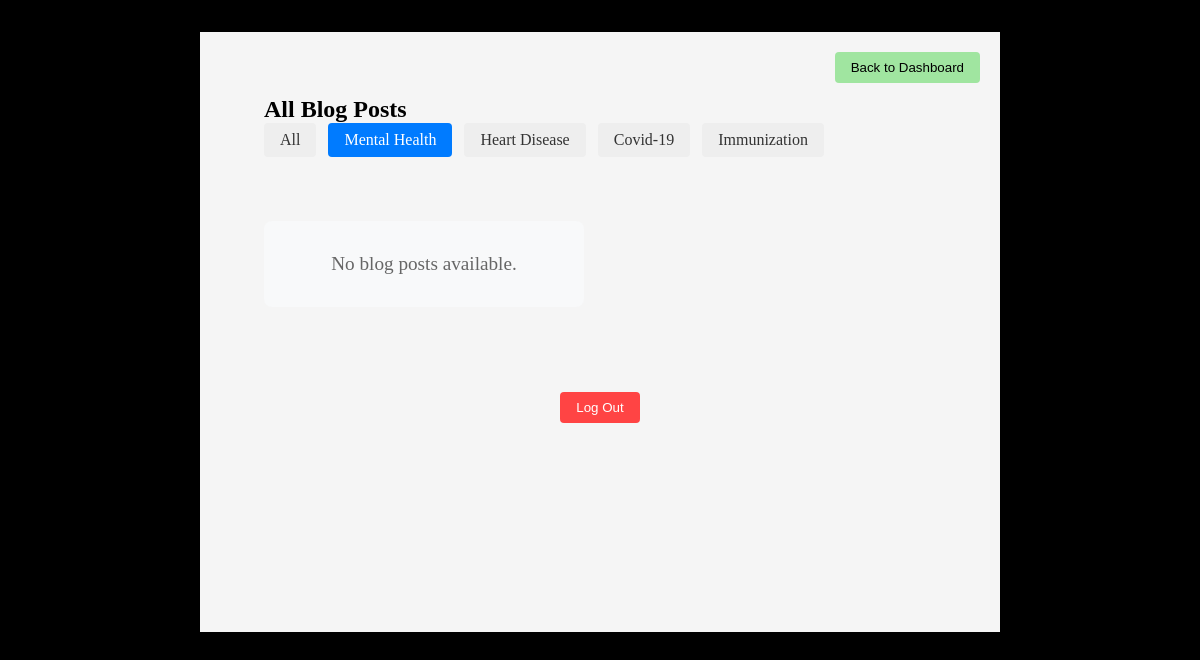
The page /all-posts/?category=mental_health (signed in) on the database as committed earlier.
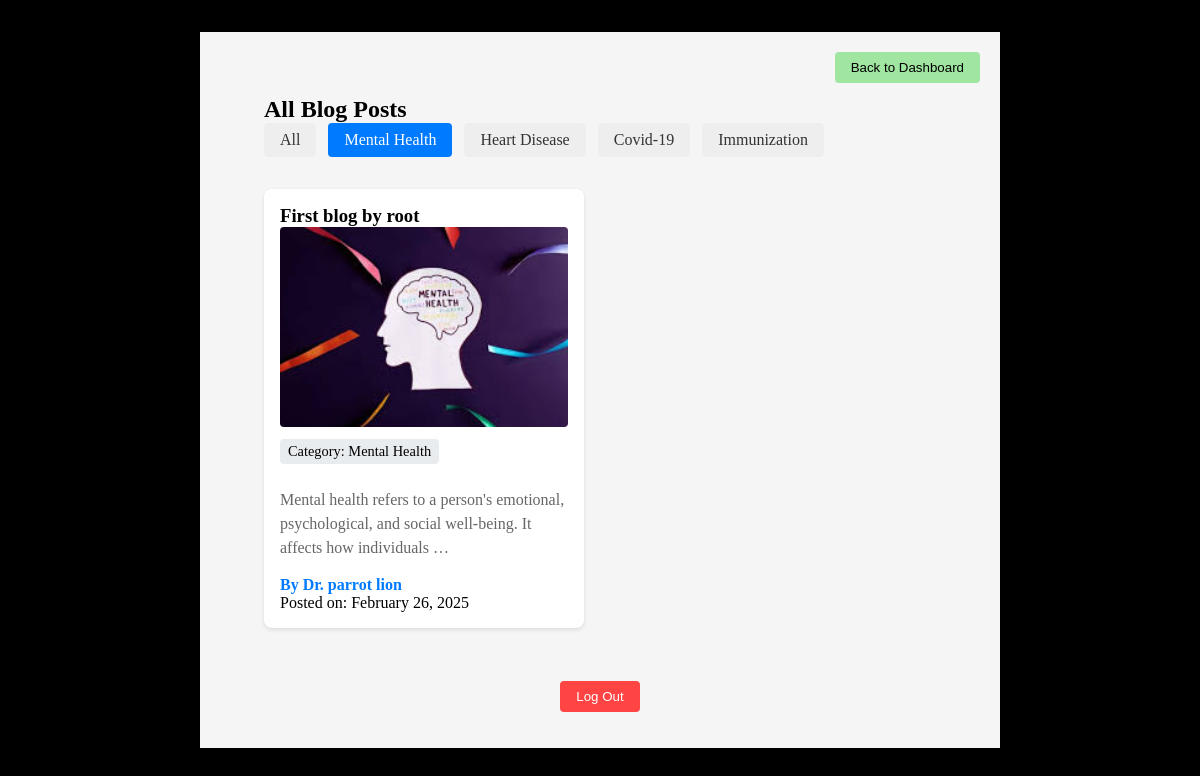
The same page on the database as committed later.
### task1/models.py (models this page shows, shortened)
class BlogPost(models.Model):
    CATEGORIES = [
        ('mental_health', 'Mental Health'),
        ('heart_disease', 'Heart Disease'),
        ('covid19', 'Covid-19'),
        ('immunization', 'Immunization'),
    ]
    doctor = models.ForeignKey(Doctor, on_delete=models.CASCADE)
    title = models.CharField(max_length=200)
    image = models.ImageField(upload_to='blog_images/')
    category = models.CharField(max_length=50, choices=CATEGORIES)
    summary = models.TextField()
    content = models.TextField()
    is_draft = models.BooleanField(default=False)
    created_at = models.DateTimeField(auto_now_add=True)
    updated_at = models.DateTimeField(auto_now=True)
    class Meta:
        ordering = ['-created_at']

class Doctor(models.Model):
    user_profile = models.OneToOneField(UserProfile, on_delete=models.CASCADE)

class UserProfile(models.Model):
    user = models.OneToOneField(User, on_delete=models.CASCADE)
    profile_picture = models.ImageField(upload_to='profile_pictures/')
    address_line1 = models.CharField(max_length=255)
    city = models.CharField(max_length=100)
    state = models.CharField(max_length=100)
    pincode = models.CharField(max_length=10)
    user_type = models.CharField(max_length=10, choices=[
        ('patient', 'Patient'),
        ('doctor', 'Doctor')
    ])

### task1/views.py (the view)
# urls.py: path('all-posts/', views.all_posts, name='all_posts'),
@login_required
def all_posts(request):
    if request.user.userprofile.user_type != 'patient':
        return redirect('index')
    category = request.GET.get('category', '')
    posts = BlogPost.objects.filter(is_draft=False)
    if category:
        posts = posts.filter(category=category)
    return render(request, 'task1/all_posts.html', {
        'posts': posts,
        'categories': BlogPost.CATEGORIES,
        'selected_category': category
    })

### task1/templates/task1/all_posts.html (shortened to what this page needs)
<!DOCTYPE html>
<html lang="en">
<head>
  {% load static %}
  <link rel="stylesheet" href="{% static 'task1/index.css' %}">
</head>
<body>
  <section>
    <div class="top-nav">
      <button class="blog-btn"><a href="{% url 'index' %}">Back to Dashboard</a></button>
    </div>
    <div class="blog-container">
      <h2>All Blog Posts</h2>
      <div class="category-filter">
        <a href="{% url 'all_posts' %}" {% if not selected_category %}class="active"{% endif %}>All</a>
        {% for code, name in categories %}
          <a href="{% url 'all_posts' %}?category={{ code }}"
             {% if selected_category == code %}class="active"{% endif %}>
            {{ name }}
          </a>
        {% endfor %}
      </div>
      <div class="blog-posts">
        {% for post in posts %}
          <div class="blog-post">
            <a href="{% url 'blog_detail' post.id %}" class="blog-post-link">
              <h3>{{ post.title }}</h3>
              <img src="{{ post.image.url }}" alt="{{ post.title }}">
              <p class="category">Category: {{ post.get_category_display }}</p>
              <p class="summary">{{ post.summary|truncatewords:15 }}</p>
              <p class="author">By Dr. {{ post.doctor.user_profile.user.get_full_name }}</p>
              <p class="date">Posted on: {{ post.created_at|date:"F j, Y" }}</p>
            </a>
          </div>
        {% empty %}
          <p class="no-posts">No blog posts available.</p>
        {% endfor %}
      </div>
    </div>
    <div class="logout">
      <button><a href="{% url 'logout' %}">Log Out</a></button>
    </div>
  </section>
</body>
</html>

Rows that differ between the two databases and show on the page:
added BlogPost: title "First blog by root", image (picture), category "Mental Health", summary "Mental health refers to a person's emotional, psychological, and social well-being. It affects how individuals …", doctor.user_profile.user.get_full_name "parrot lion", created_at "February 26, 2025"
Other text that changed with them:
text no longer shown: "No blog posts available."
